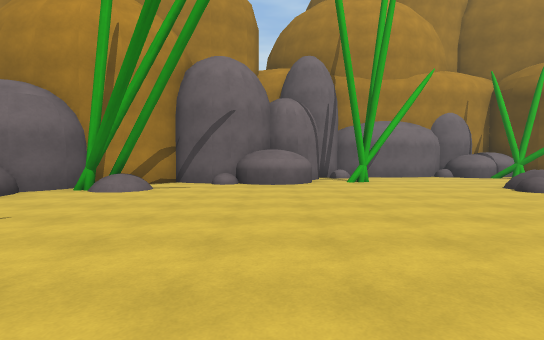
View 1 (above)

22 first-person views from a walk through a scene from a Unity 3-D project. The camera is 1.4 m above the floor, tilts 2° down and sees 85° across. The floor is counted in squares, 2 m on a side. Each view is taken from the middle of a square. On the plan, view 1 faces up. The plan holds only what a view shows up to about 10 squares ahead; the rest is blank. The place goes on beyond the plan. The player is left out. Surface patterns are stand-ins for the level's own textures.

View 2
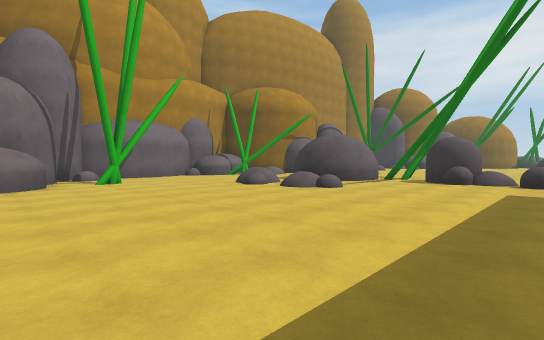

View 3
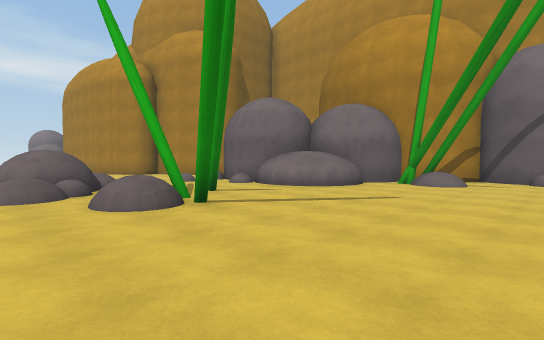

View 4
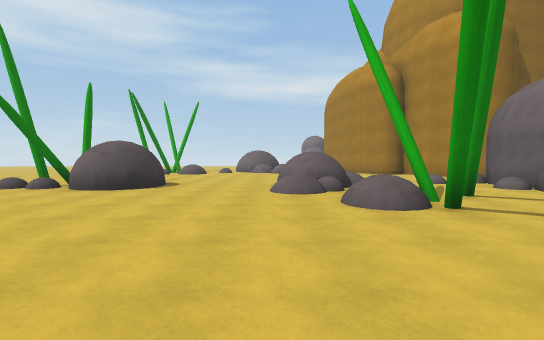

View 5
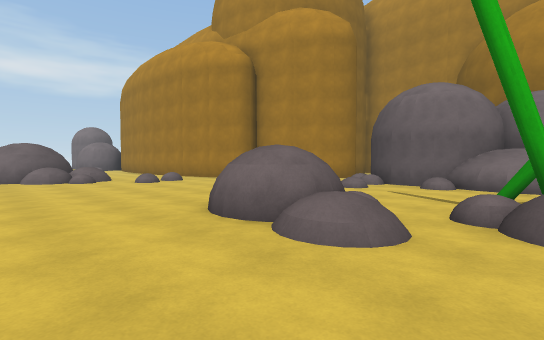

View 6
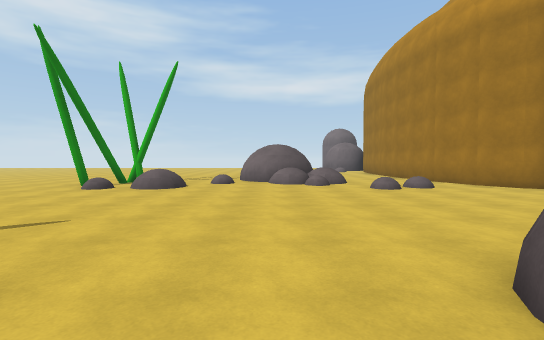

View 7
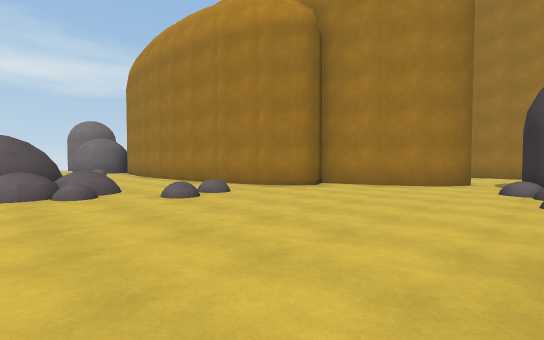

View 8
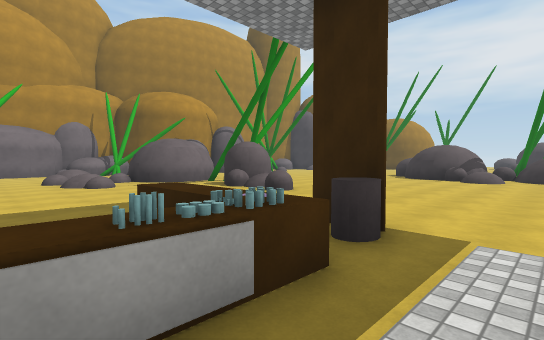

View 9
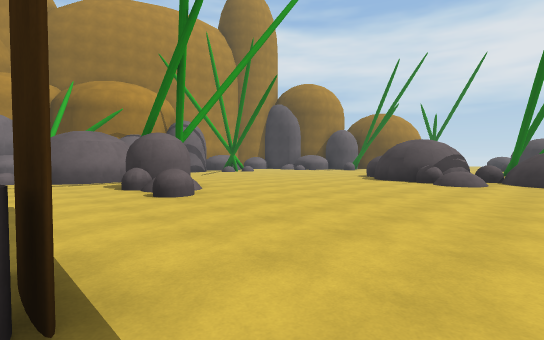

View 10
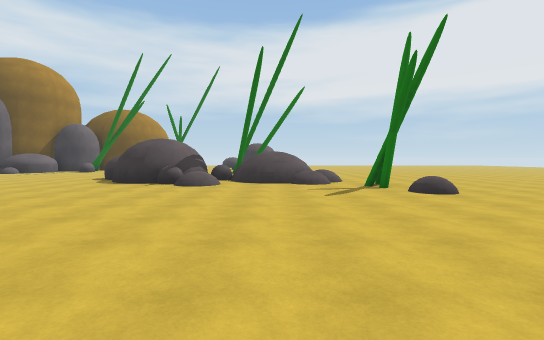

View 11
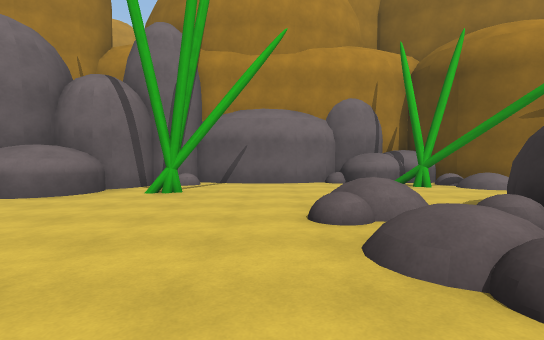

View 12
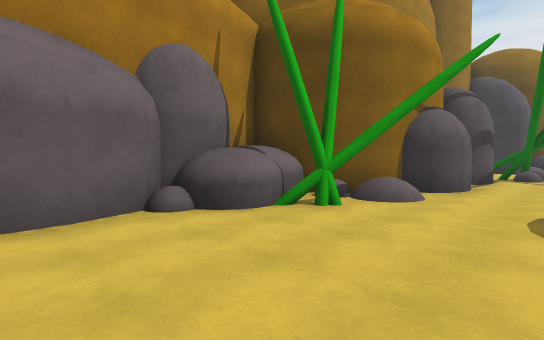

View 13
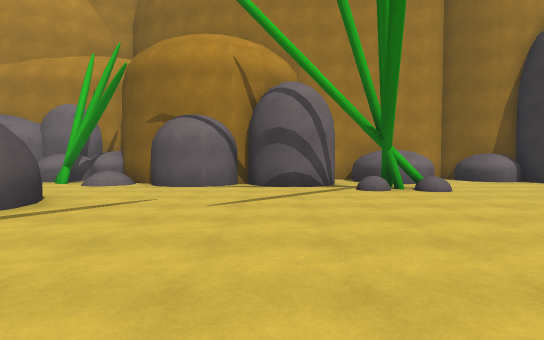

View 14
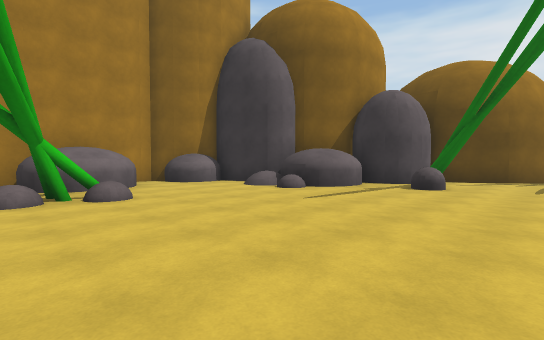

View 15
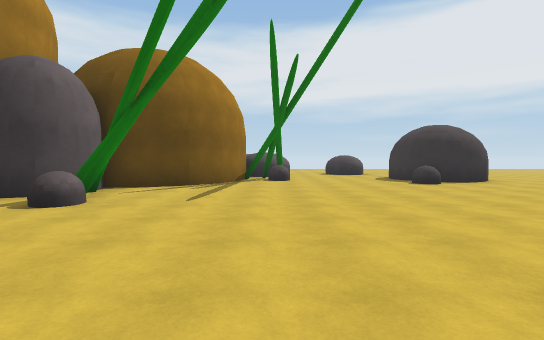

View 16
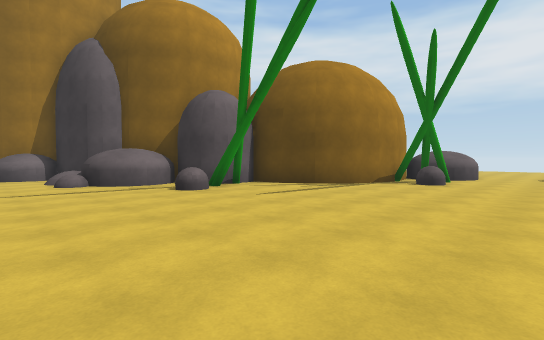

View 17
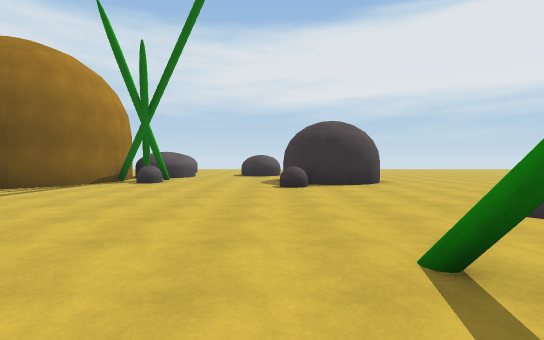

View 18
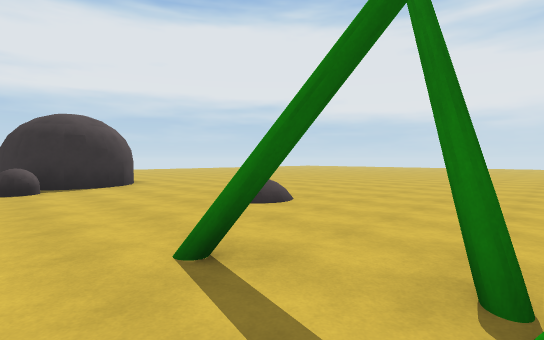

View 19
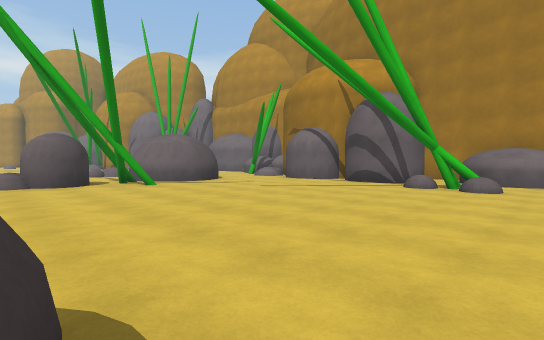

View 20
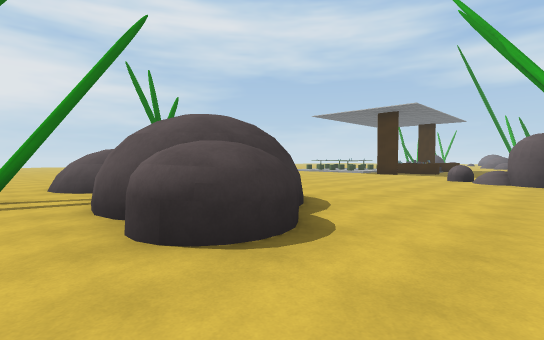

View 21
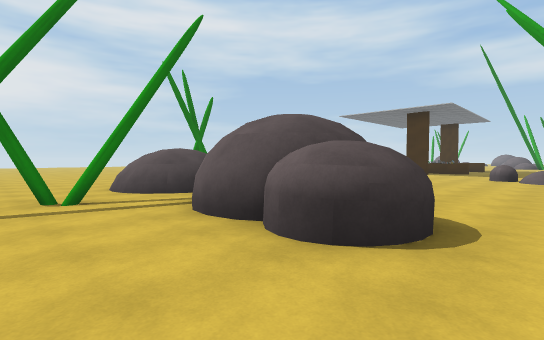

View 22
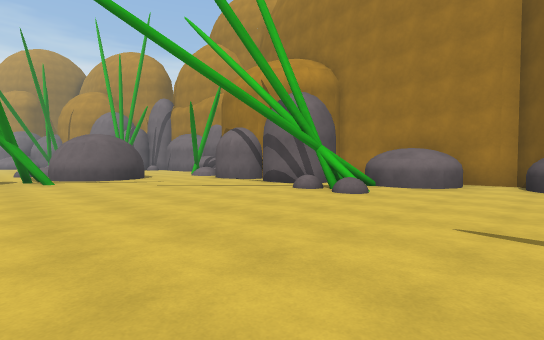

### Floor plan
Key: @ floor where view 1 was taken; # wall or solid block; . main floor; : floor 0.25 m higher than the main floor; + floor 0.5 m higher than the main floor; * floor 0.75 m higher than the main floor; / step, stairs or slope; = window, fence, low wall or low ledge; ^ raised ledge; C cylinder; O other object.
Columns run from 19 left of view 1 to 32 right of it. Each row starts with its distance up from view 1.
 13                          ## ^       ######
 12                     ######O ^#      ####.##
 11                     #.O.....####### ####..##
 10                     #........#.##.####.....#
  9                ###O##.#.............O#O...##
  8               ##..........................O###
  7              ###:........O=.###............###
  6      #####   #.........../.O###.............O###
  5     ##..O#####...........//.##..............O..##
  4    ##....#.O^............O/..##.................##
  3  ###.....+...................##..................##
  2 ##...........................O#..................O##
  1 .............................O........#.............
  0 ....O.... ^.O^#....@.................###............
 -1   ^......##O.......     ............####...........
 -2  #^........=.......     ............O##.........O..
 -3  #^...............     ^O.O........+=O....#.....O##
 -4  #=..............      OOC........../##.#........#
 -5  ./.......#.....       :C:/.........###.....:....#
 -6    *..... ##...             ........=# .....+......
 -7    .....  #...               ........#.............
 -8   ##...   #                   ...OO#........... ...

Where each view was taken, in squares from view 1:
view 1: 0 up, 0 right, facing up
view 2: 0 up, 0 right, facing up-right
view 3: 2 down, 1 left, facing up-left
view 4: 2 down, 1 left, facing left
view 5: 4 down, 6 left, facing up-left
view 6: 3 down, 8 left, facing left
view 7: 3 down, 10 left, facing up-left
view 8: 5 down, 4 right, facing up-right
view 9: 5 down, 7 right, facing up-right
view 10: 5 down, 8 right, facing right
view 11: 3 up, 5 right, facing up
view 12: 8 up, 5 right, facing up-right
view 13: 2 up, 15 right, facing up
view 14: 3 up, 17 right, facing up-right
view 15: 2 up, 20 right, facing right
view 16: 1 down, 21 right, facing up-right
view 17: 2 down, 21 right, facing right
view 18: 2 down, 21 right, facing down-right
view 19: 1 up, 20 right, facing up-left
view 20: 3 up, 21 right, facing down-left
view 21: 2 up, 22 right, facing down-left
view 22: 3 up, 22 right, facing up-left
